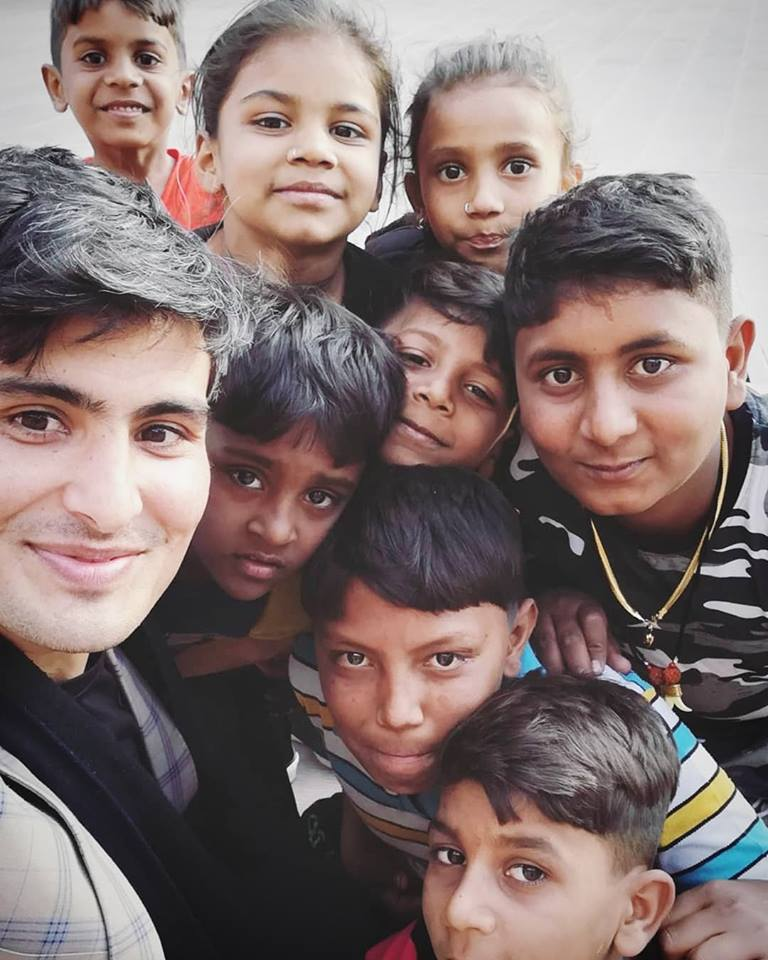
#> input picture assets/img1.jpg, 768 x 960 px
$ python face_eye_detection_image.py
#> lines starting #> are read from the running program, lines starting #| are printed output that depends on the picture; after the words box and inside, x2 and y2 are one past the last pixel; in counts of white or black regions, pixels touching at a corner belong together
#importing the required libraries
import cv2

#loading the cascades
face_cascade = cv2.CascadeClassifier('haarcascade_frontalface_default.xml')
eye_cascade = cv2.CascadeClassifier('haarcascade_eye.xml')

def detect(gray, frame):
    '''
        This function takes the images, detects faces and eyes and
        draws a rectangle around them.

        Parameters:
            gray : The grayscale image
            frame : The color image
        Returns:
            the function will return the color image with rectangles
            plotted on faces and eyes.
    '''
    faces = face_cascade.detectMultiScale(gray, 1.3, 1)

    for x, y, w, h in faces:
        cv2.rectangle(frame, (x, y), (x+w, y+h), (0, 0, 255), 2)

        roi_gray = gray[y:y+h, x:x+w]
        roi_color = frame[y:y+h, x:x+w]

        eyes = eye_cascade.detectMultiScale(roi_gray, 1.1, 5)

        for xe, ye, we, he in eyes:
            cv2.rectangle(roi_color, (xe, ye), (xe+we, ye+he), (0, 255, 0), 2)

    return frame

image_path = 'assets/img1.jpg'
save_path = 'output/img1.jpg'

frame = cv2.imread(image_path)
#> frame is the input picture: shape (960, 768, 3); mean B, G, R 112.4, 114.5, 131.1
gray = cv2.cvtColor(frame, cv2.COLOR_BGR2GRAY)
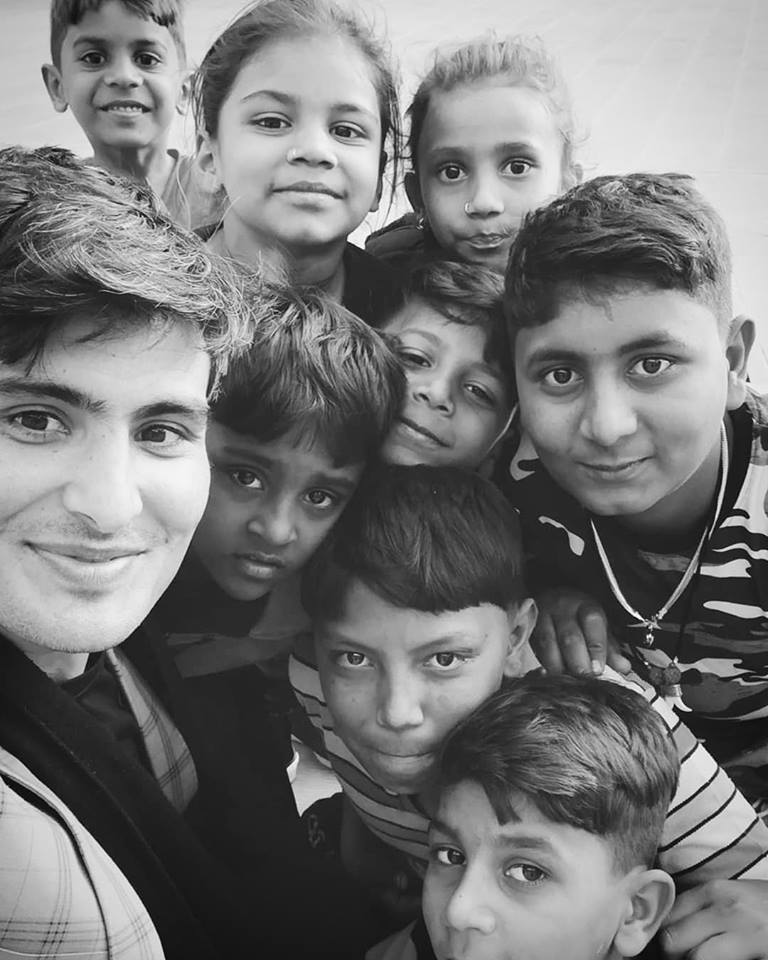
#> gray: shape (960, 768); min 0, max 255, mean 119.2
canvas = detect(gray, frame)
#> in detect, `faces = face_cascade.detectMultiScale(gray, 1.3, 1)`: faces = [[44, 0, 151, 151], [396, 100, 178, 178], [318, 607, 151, 151], [205, 43, 205, 205], [482, 275, 249, 249], [306, 595, 196, 196], [4, 343, 255, 255]]
#> the loop in detect, `for x, y, w, h in faces:` made 7 passes
#> (x, y, w, h, eyes) on passes 1 to 7: (44, 0, 151, 151, [[30, 38, 38, 38], [84, 41, 34, 34], [70, 112, 22, 22]]), (396, 100, 178, 178, [[91, 40, 52, 52], [32, 47, 48, 48]]), (318, 607, 151, 151, [[93, 29, 50, 50], [8, 24, 56, 56]]), (205, 43, 205, 205, [[118, 66, 45, 45], [39, 50, 55, 55]]), (482, 275, 249, 249, [[46, 69, 62, 62], [129, 57, 67, 67]]), (306, 595, 196, 196, [[19, 35, 57, 57], [103, 35, 59, 59]]), (4, 343, 255, 255, [[214, 121, 25, 25], [114, 53, 73, 73], [3, 47, 66, 66]])
#> pass 1, in detect, `roi_gray = gray[y:y+h, x:x+w]`:
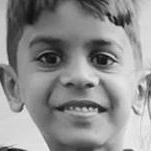
#> roi_gray: shape (151, 151); min 9, max 243, mean 143.4
#> pass 1, in detect, `roi_color = frame[y:y+h, x:x+w]`:
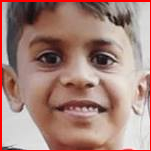
#> roi_color: shape (151, 151, 3); mean B, G, R 122.6, 131.1, 166
#> pass 2, in detect, `roi_color = frame[y:y+h, x:x+w]`:
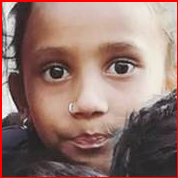
#> roi_color: shape (178, 178, 3); mean B, G, R 110.8, 117.8, 147.4
#> after the loop in detect, `for x, y, w, h in faces:`:
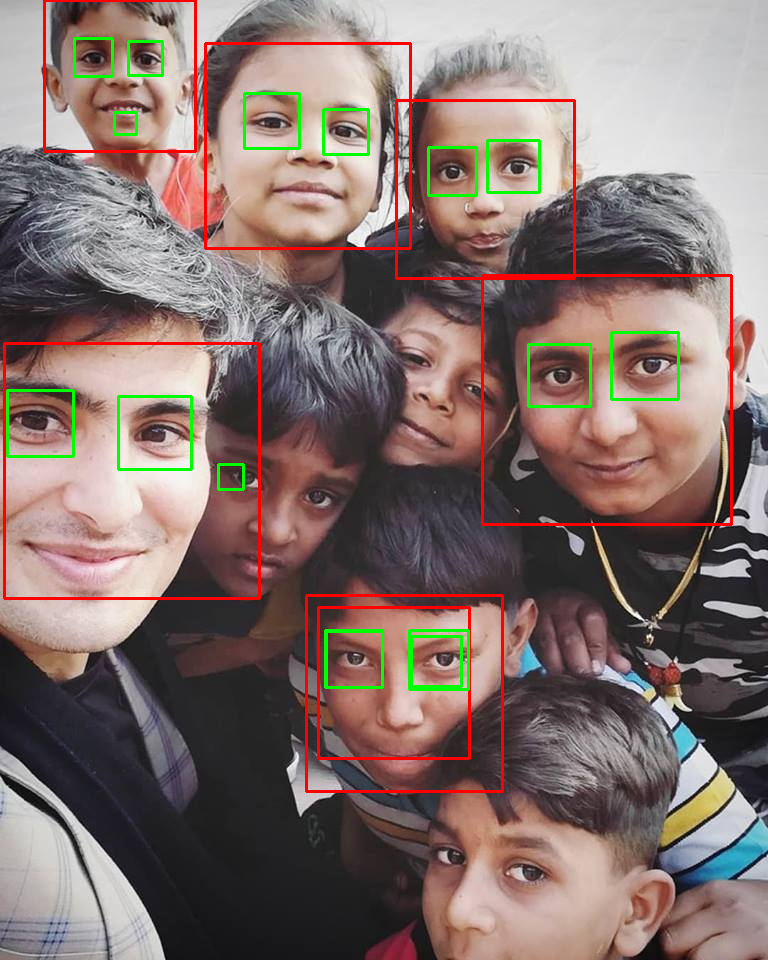
#> frame: shape (960, 768, 3); 3.43% of pixels changed, all inside (x1, y1, x2, y2) = (3, 0, 733, 793)
#> after the loop in detect, `for x, y, w, h in faces:`:
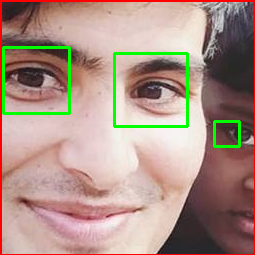
#> roi_color: shape (255, 255, 3); mean B, G, R 134.2, 146.2, 171.9
#> after the loop in detect, `for x, y, w, h in faces:`:
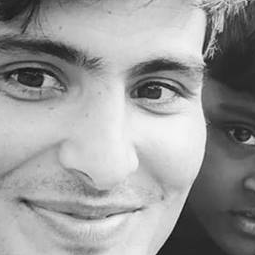
#> roi_gray: shape (255, 255); min 14, max 246, mean 154

cv2.putText(canvas, 'Press ESC to quit', (0,15), cv2.FONT_HERSHEY_SIMPLEX, 0.4, (0,255,0))
#> canvas: shape (960, 768, 3); 0.03% of pixels changed, all inside (x1, y1, x2, y2) = (2, 6, 113, 19)
cv2.namedWindow('Image', cv2.WINDOW_AUTOSIZE)

cv2.imwrite(save_path, canvas)

while True:
    cv2.imshow('Image', canvas)
    if cv2.waitKey(1) == 27:
#> (key Esc is pressed here)
        break

#destroys the window
cv2.destroyAllWindows()
